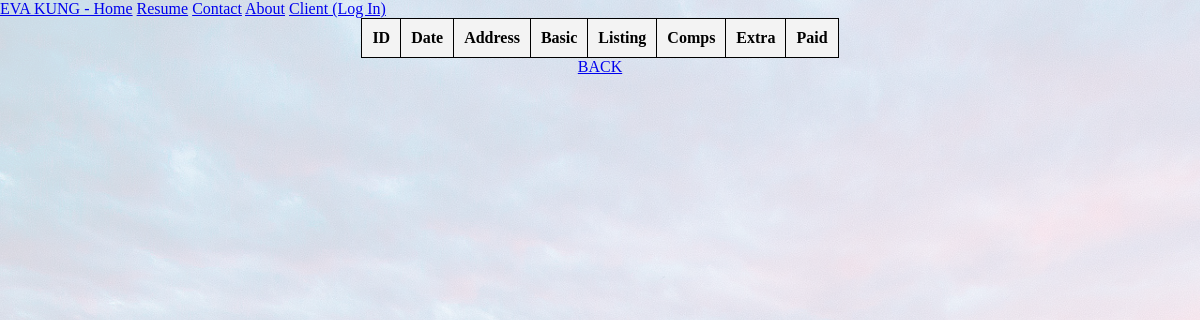
The app's page /date_table_august.php, older data.
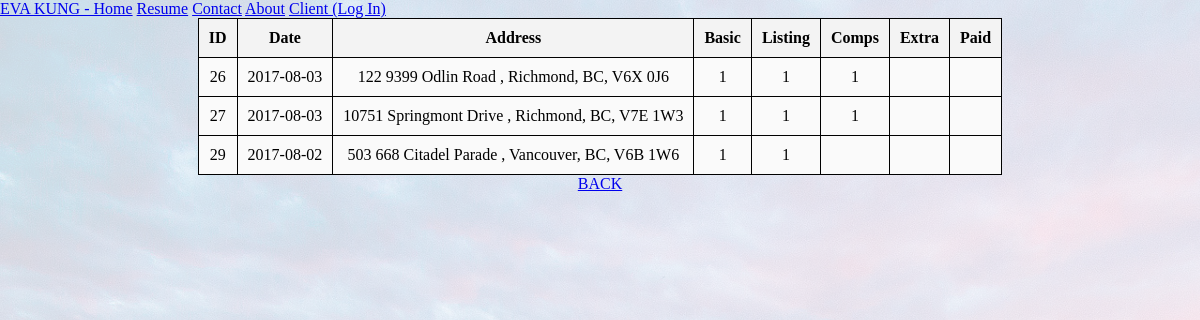
The same page, newer data.
### tables this page shows
CREATE TABLE `evakun5_addresses` (
  `Date` date DEFAULT NULL,
  `StreetNum` int(5) DEFAULT NULL,
  `StreetName` varchar(30) DEFAULT NULL,
  `StreetType` varchar(20) DEFAULT NULL,
  `Direction` varchar(2) DEFAULT NULL,
  `UnitNum` int(10) DEFAULT NULL,
  `City` varchar(20) DEFAULT NULL,
  `Province` varchar(2) DEFAULT NULL,
  `PostalCode` varchar(7) DEFAULT NULL,
  `Basic` int(11) DEFAULT NULL,
  `Listing` int(11) DEFAULT NULL,
  `Comps` int(11) DEFAULT NULL,
  `Extra` int(11) DEFAULT NULL,
  `Paid` varchar(3) DEFAULT NULL,
  `AID` int(11) NOT NULL
);

### date_table_august.php (the view, shortened to what this page needs)
<!DOCTYPE HTML>
<html lang="en">
<head>
  <link rel="stylesheet" type="text/css" href="styles/menubar.css">
  <link rel="stylesheet" type="text/css" href="styles/home.css">
  <link rel="stylesheet" type="text/css" href="styles/background.css">
  <link rel="stylesheet" type="text/css" href="styles/display_block.css">
  <link rel="stylesheet" type="text/css" href="styles/user.css">
</head>
<div class="menu_bar_top" id="menu_bar_top">
  <a href="#Home.html">EVA KUNG - Home</a>
  <a href="resume.html">Resume</a>
  <a href="#contact">Contact</a>
  <a href="#about">About</a>
  <a href="login.html">Client (Log In)</a>
</div>
<div class="display_block" id="display_block">
<?php
    $con=mysqli_connect("localhost", "evakun5", "Ek101092", "evakun5_database");
?>
<?php
    $result = mysqli_query($con,"SELECT * FROM `evakun5_addresses` WHERE `Date` > '2017-08-01'");
       echo "<table>";
      echo "<tr>";
      echo "<th> ID";
      echo "<th> Date";
      echo "<th> Address";
      echo "<th> Basic";
      echo "<th> Listing" ;
      echo "<th> Comps";
      echo "<th> Extra";
      echo "<th> Paid";
      while($row = mysqli_fetch_array($result)){
            $aid=$row['AID'];
            $date=$row['Date'];
            $street_num=$row['StreetNum'];
            $street_name=$row['StreetName'];
            $street_type=$row['StreetType'];
            $dir=$row['Direction'];
            $unit=$row['UnitNum'];
            $city= $row['City'];
            $province= $row['Province'];
            $postal_code= $row['PostalCode'];
            $basic= $row['Basic'];
            $listing= $row['Listing'];
            $comps=$row['Comps'];
            $extra=$row['Extra'];
            $paid= $row['Paid'];
            echo "</tr>";
            echo "<tr>";
            echo "<td>$aid";
            echo "<td>$date";
            echo "<td>".$unit." ".$street_num." ".$street_name." ".$street_type." ".$dir.", ".$city.", ".$province.", ".$postal_code;
            echo "<td>$basic";
            echo "<td>$listing";
            echo "<td>$comps";
            echo "<td>$extra";
            echo "<td>$paid";
            echo "</tr>";
    }
    echo "</table>";
?>
 <a href="user.php">BACK</a>
</div>
</body>
</html>

### styles/display_block.css (style rules this page uses)
.display_block { width: 80%; height: 500px; text-align: center; margin-left: auto ; margin-right: auto ; }

### styles/user.css (style rules this page uses)
table { border-collapse: collapse; background-color: white; background-image: }
table, th, td { border: 1px solid black; padding: 10px; margin: 0 auto; }
th { background: #F3F3F3; font-weight: bold; }
td { background: #FAFAFA; text-align: center; }

Row changes from the older to the newer data that the page shows:
added evakun5_addresses: AID "26", Date "2017-08-03", UnitNum "122", StreetNum "9399", StreetName "Odlin", StreetType "Road", City "Richmond", Province "BC", PostalCode "V6X 0J6", Basic "1", Listing "1", Comps "1"
added evakun5_addresses: AID "27", Date "2017-08-03", StreetNum "10751", StreetName "Springmont", StreetType "Drive", City "Richmond", Province "BC", PostalCode "V7E 1W3", Basic "1", Listing "1", Comps "1"
added evakun5_addresses: AID "29", Date "2017-08-02", UnitNum "503", StreetNum "668", StreetName "Citadel Parade", City "Vancouver", Province "BC", PostalCode "V6B 1W6", Basic "1", Listing "1"
